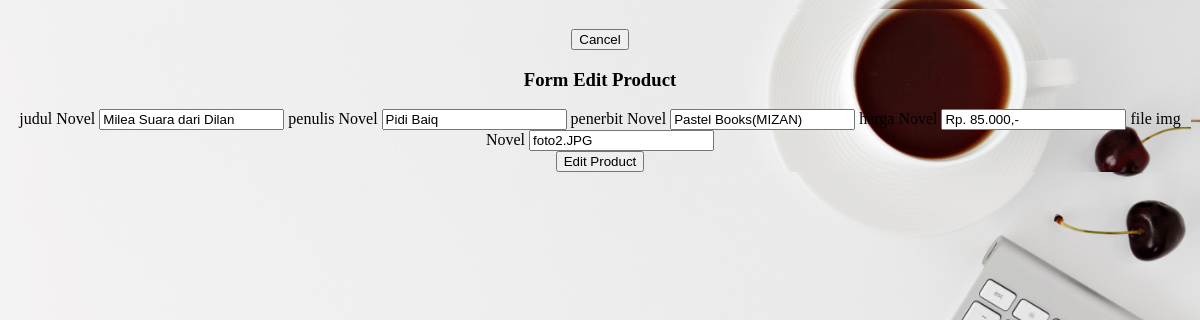
The app's page /php/ubah.php?id=3 (signed in) with its own data.
### tables this page shows
CREATE TABLE `novel` (
  `id` int(11) NOT NULL,
  `judul` varchar(100) NOT NULL,
  `penulis` varchar(100) NOT NULL,
  `penerbit` varchar(100) NOT NULL,
  `harga` varchar(100) NOT NULL,
  `img` varchar(100) NOT NULL
);

### php/functions.php (called while the page is built, shortened)
<?php
function koneksi()
{
    $conn = mysqli_connect("localhost", "root", "", "pw_tubes_203040039");
    mysqli_select_db($conn, "pw_tubes_203040039");
    return $conn;
}
function query($sql)
{
    $conn = koneksi();
    $result = mysqli_query($conn, "$sql");
    $rows = [];
    while ($row = mysqli_fetch_assoc($result)) {
        $rows[] = $row;
    }
    return $rows;
}

### php/ubah.php (the view, shortened to what this page needs)
<?php
require 'functions.php';
$id = $_GET['id'];
$Novel = query("SELECT * FROM novel WHERE id = $id")[0];
?>
<!DOCTYPE html>
<html lang="en">
<head>
    <link rel="stylesheet" href="https://cdn.metroui.org.ua/v4.3.2/css/metro-all.min.css">
    <link rel="stylesheet" href="../css/tambah.css">
</head>
<body>
    <div class="container">
        <div class="add" style="padding-top: 20px;">
            <a href="admin.php"><button class="button alert outline">Cancel</button></a>
        </div>
        <h3>Form Edit Product</h3>
        <form action="" method="post">
            <label for="judul">judul Novel</label>
            <input type="text" data-role="input" name="judul" id="judul" value="<?= $Novel['judul'] ?>" require>
            <label for="penulis">penulis Novel</label>
            <input type="text" data-role="input" name="penulis" id="penulis" value="<?= $Novel['penulis'] ?>" require>
            <label for="penerbit">penerbit Novel</label>
            <input type="text" data-role="input" name="penerbit" id="penerbit" value="<?= $Novel['penerbit'] ?>" require>
            <label for="harga">harga Novel</label>
            <input type="text" data-role="input" name="harga" id="harga" value="<?= $Novel['harga'] ?>" class="mb-1" title="">
            <label for="img">file img Novel</label>
            <input type="text" data-role="input" name="img" id="img" value="<?= $Novel['img'] ?>" require>
            <br>
            <button type="submit" name="ubah" class="button success outline">
                Edit Product
            </button>
        </form>
    </div>
</body>
</html>

### css/tambah.css (style rules this page uses)
body { background-image: url(../assets/img/26.jpg); text-align: center; color: rgb(0, 0, 0); }
.container { background-image: url(../assets/img/28.jpg); background-size: cover; }

### php/ubah.php (style rules this page uses)
body { background-image: url(../assets/img/28.jpg); background-size: cover; padding: 1px; height: 100%; }

### records on screen
novel: judul "Milea Suara dari Dilan", penulis "Pidi Baiq", penerbit "Pastel Books(MIZAN)", harga "Rp. 85.000,-", img "foto2.JPG"
